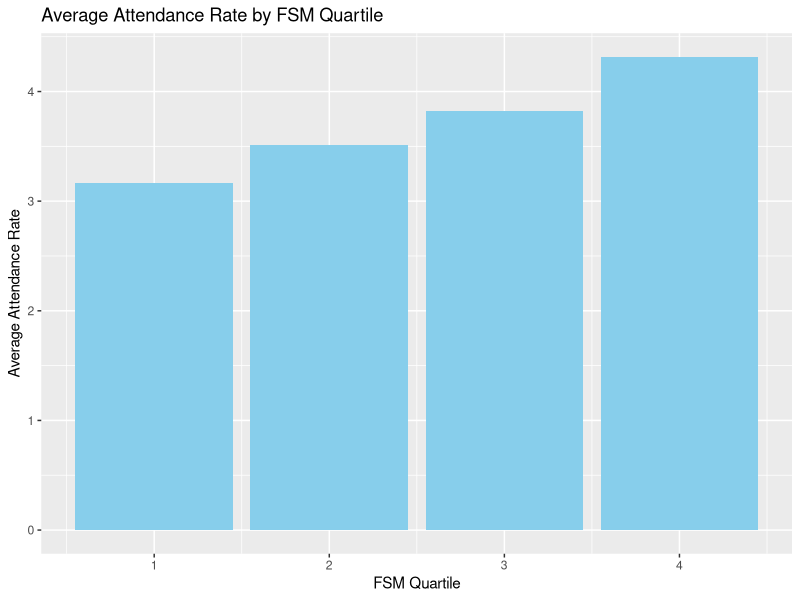
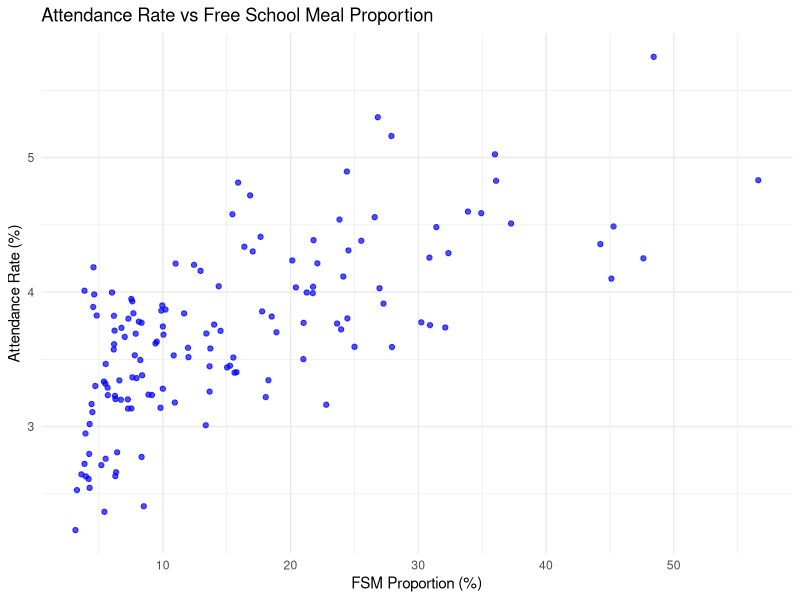
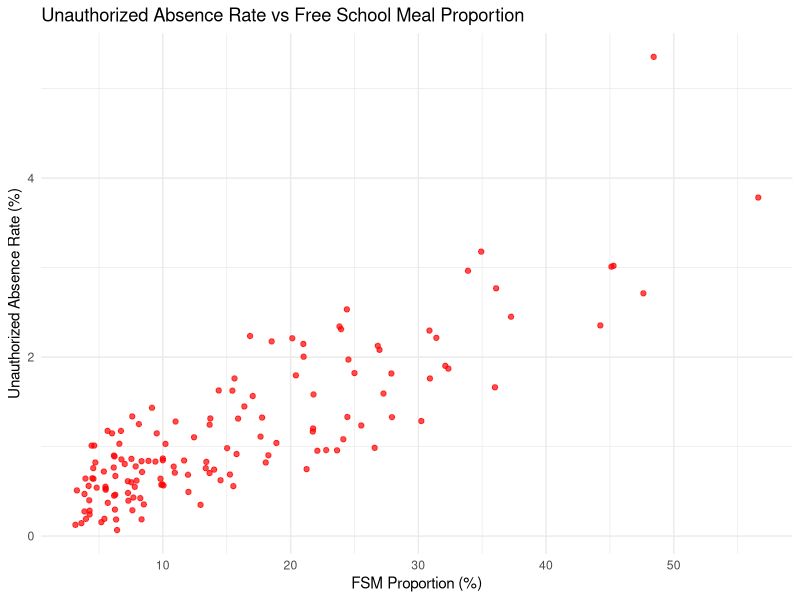
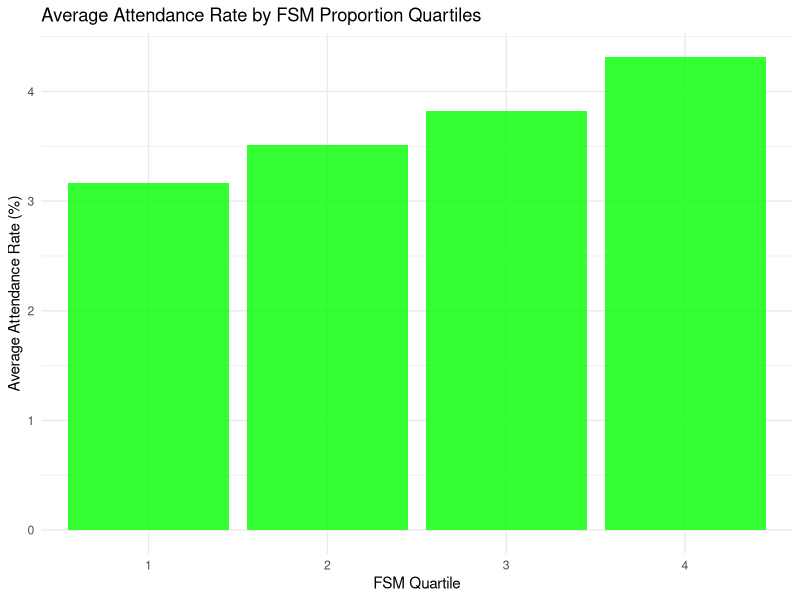
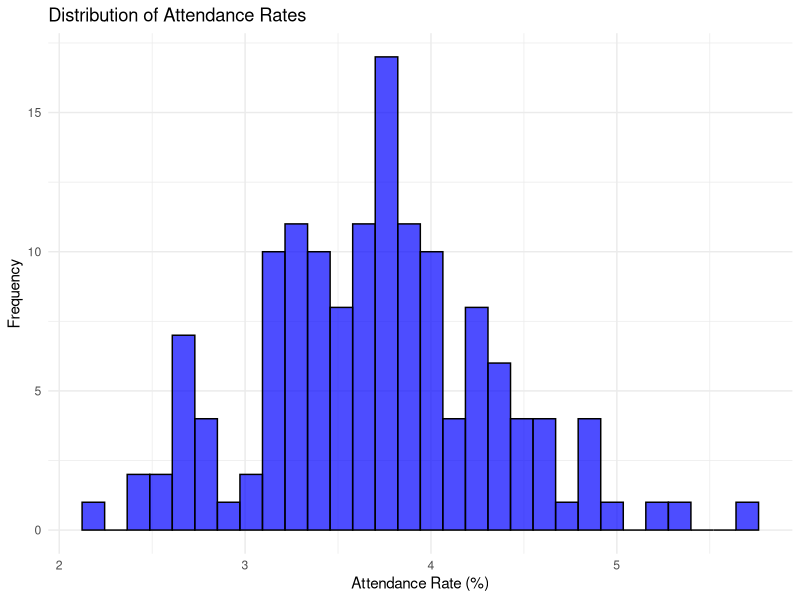
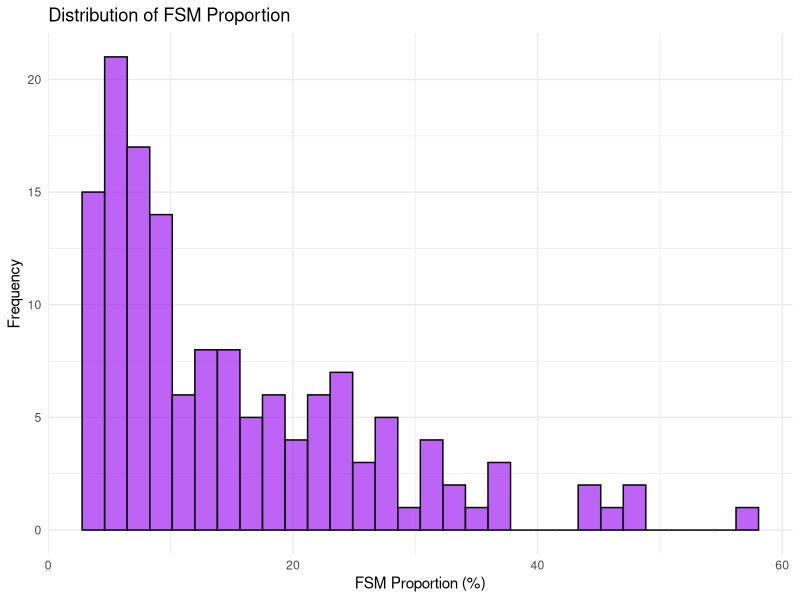
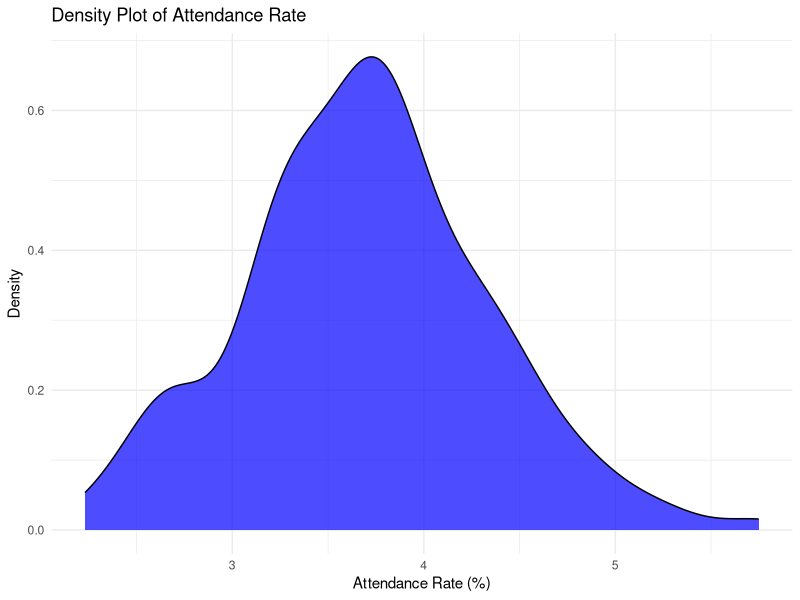

Recreate these plots in R, in order.

# Installing Required Libraries for this project

install.packages("dplyr")
install.packages("ggplot2")


# Load required libraries
library(dplyr)
library(ggplot2)


# Loading Data Set
# Data Set Location in DataSet Folder

attendance <- read.csv("DataSet/secondary-attendance-csv-2.csv")
free_school_meals <- read.csv("DataSet/secondary-free-school-meals-csv-1.csv")

str(attendance)
str(free_school_meals)

# Cleaning Data

# Data Set -> Student Attendance
# Renaming Columns for better understanding
attendance <- attendance %>%
  rename(
    TotalPupils = Tot_Pupil,
    AuthorizedSessions = AuthSess,
    UnauthorizedSessions = UnauthSes,
    TotalSessions = TotalSess
  )

# Data Set -> Free School Meals
free_school_meals <- free_school_meals %>%
  rename(
    FSMEntitled = FSMEntitl,
    TotalRoll = TotalNOR
  )

# Merging Data 
merged_data <- merge(
  attendance, free_school_meals, 
  by = "lsoa11cd"
)

# Inspecting Merged Data set
head(merged_data)



# Calculating Metics
merged_data <- merged_data %>%
  mutate(
    AttendanceRate = (AuthorizedSessions / TotalSessions) * 100,
    UnauthorizedAbsenceRate = (UnauthorizedSessions / TotalSessions) * 100,
    FSMProportion = (FSMEntitled / TotalRoll) * 100
  )

# Inspecting the Merged Data
head(merged_data)

# Summary statistics
summary(merged_data)


# Getting 2 rows 1 coulmn 
head(merged_data,2)


# Correlation b/w FSM PROPORTION and ATTANDANCE METRICS
correlation_attendance <- cor(merged_data$FSMProportion, merged_data$AttendanceRate)

# Correlation b/w FSM PROPORTION and UNAUTHORIZED ABSENCE RATE
correlation_unauth <- cor(merged_data$FSMProportion, merged_data$UnauthorizedAbsenceRate)


print(paste("Correlation between FSM Proportion and Attendance Rate:", correlation_attendance))
print(paste("Correlation between FSM Proportion and Unauthorized Absence Rate:", correlation_unauth))


# Quartile Analysis
merged_data <- merged_data %>%
  mutate(FSMQuartile = ntile(FSMProportion, 4))

# Summary of FSM Quartile
quartile_summary <- merged_data %>%
  group_by(FSMQuartile) %>%
  summarize(AverageAttendanceRate = mean(AttendanceRate, na.rm = TRUE))


print(quartile_summary)



# Visulization of Quartile Analysis
# Bar Plot of FSM Quartile vs Average Attendance Rate

ggplot(quartile_summary, aes(x = FSMQuartile, y = AverageAttendanceRate)) +
  geom_bar(stat = "identity", fill = "skyblue") +
  labs(
    title = "Average Attendance Rate by FSM Quartile",
    x = "FSM Quartile",
    y = "Average Attendance Rate"
  )


# Scatter Plot
# Attendance Rate vs FSM Proportion


ggplot(merged_data, aes(x = FSMProportion, y = AttendanceRate)) +
  geom_point(color = "blue", alpha = 0.7) +
  ggtitle("Attendance Rate vs Free School Meal Proportion") +
  xlab("FSM Proportion (%)") +
  ylab("Attendance Rate (%)") +
  theme_minimal()


# Scatter Plot
# Unauthorized Absence Rate vs FSM Proportion'

ggplot(merged_data, aes(x = FSMProportion, y = UnauthorizedAbsenceRate)) +
  geom_point(color = "red", alpha = 0.7) +
  ggtitle("Unauthorized Absence Rate vs Free School Meal Proportion") +
  xlab("FSM Proportion (%)") +
  ylab("Unauthorized Absence Rate (%)") +
  theme_minimal()

# Bar Plot
# Average Attendance Rate by FSM Proportion Quartiles

ggplot(quartile_summary, aes(x = factor(FSMQuartile), y = AverageAttendanceRate)) +
  geom_bar(stat = "identity", fill = "green", alpha = 0.8) +
  ggtitle("Average Attendance Rate by FSM Proportion Quartiles") +
  xlab("FSM Quartile") +
  ylab("Average Attendance Rate (%)") +
  theme_minimal()




# Histogram
# Distribution of Attendance Rates

ggplot(merged_data, aes(x = AttendanceRate)) +
  geom_histogram(bins = 30, fill = "blue", color = "black", alpha = 0.7) +
  ggtitle("Distribution of Attendance Rates") +
  xlab("Attendance Rate (%)") +
  ylab("Frequency") +
  theme_minimal()



# Histogram
# Distribution of FSM Proportion

ggplot(merged_data, aes(x = FSMProportion)) +
  geom_histogram(bins = 30, fill = "purple", color = "black", alpha = 0.7) +
  ggtitle("Distribution of FSM Proportion") +
  xlab("FSM Proportion (%)") +
  ylab("Frequency") +
  theme_minimal()



# Density Plot
# Attendance Rate Distribution

ggplot(merged_data, aes(x = AttendanceRate)) +
  geom_density(fill = "blue", alpha = 0.7) +
  ggtitle("Density Plot of Attendance Rate") +
  xlab("Attendance Rate (%)") +
  ylab("Density") +
  theme_minimal()
